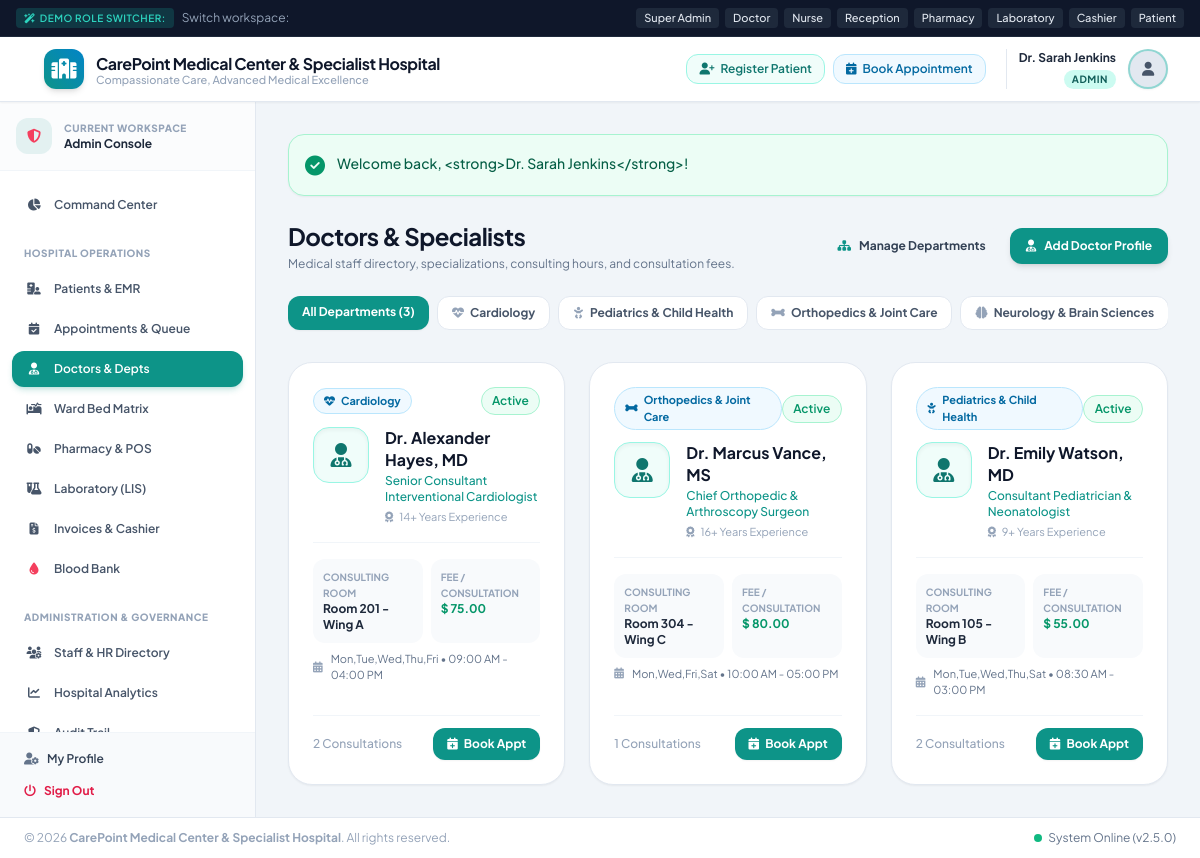
/modules/doctors/index.php (signed in), run on the app's committed database.
### tables this page shows
CREATE TABLE IF NOT EXISTS `departments` (
  `id` INT AUTO_INCREMENT PRIMARY KEY,
  `name` VARCHAR(100) NOT NULL,
  `description` TEXT NULL,
  `icon` VARCHAR(50) DEFAULT 'fa-stethoscope',
  `status` ENUM('active', 'inactive') DEFAULT 'active',
  `created_at` TIMESTAMP DEFAULT CURRENT_TIMESTAMP
);

CREATE TABLE IF NOT EXISTS `doctors` (
  `id` INT AUTO_INCREMENT PRIMARY KEY,
  `user_id` INT NOT NULL UNIQUE,
  `department_id` INT NOT NULL,
  `specialization` VARCHAR(150) NOT NULL,
  `consultation_fee` DECIMAL(10,2) NOT NULL DEFAULT 50.00,
  `room_no` VARCHAR(30) NULL,
  `experience_years` INT DEFAULT 5,
  `bio` TEXT NULL,
  `schedule_days` VARCHAR(100) DEFAULT 'Mon,Tue,Wed,Thu,Fri',
  `schedule_time_start` TIME DEFAULT '09:00:00',
  `schedule_time_end` TIME DEFAULT '17:00:00',
  `status` ENUM('active', 'on_leave', 'inactive') DEFAULT 'active',
  `created_at` TIMESTAMP DEFAULT CURRENT_TIMESTAMP,
  FOREIGN KEY (`user_id`) REFERENCES `users`(`id`) ON DELETE CASCADE,
  FOREIGN KEY (`department_id`) REFERENCES `departments`(`id`) ON DELETE RESTRICT
);

CREATE TABLE IF NOT EXISTS `users` (
  `id` INT AUTO_INCREMENT PRIMARY KEY,
  `username` VARCHAR(60) NOT NULL UNIQUE,
  `password_hash` VARCHAR(255) NOT NULL,
  `full_name` VARCHAR(150) NOT NULL,
  `email` VARCHAR(120) NOT NULL UNIQUE,
  `phone` VARCHAR(30) NULL,
  `role` ENUM('admin', 'doctor', 'nurse', 'receptionist', 'pharmacist', 'lab_tech', 'accountant', 'patient') NOT NULL DEFAULT 'patient',
  `avatar` VARCHAR(255) NULL,
  `status` ENUM('active', 'inactive', 'suspended') NOT NULL DEFAULT 'active',
  `created_at` TIMESTAMP DEFAULT CURRENT_TIMESTAMP,
  `updated_at` TIMESTAMP DEFAULT CURRENT_TIMESTAMP ON UPDATE CURRENT_TIMESTAMP
);

### config/helpers.php (called while the page is built, shortened)
<?php
function e(?string $string): string {
    return htmlspecialchars($string ?? '', ENT_QUOTES, 'UTF-8');
}
function isLoggedIn(): bool {
    return isset($_SESSION['user_id']) && !empty($_SESSION['user_id']);
}
function currentRole(): string {
    return $_SESSION['user_role'] ?? 'guest';
}
function hasRole($roles): bool {
    $userRole = currentRole();
    if ($userRole === 'admin') return true;
    return $userRole === $roles;
}
function getSetting(string $key, $default = null) {
    static $settingsCache = null;
    $pdo = Database::getConnection();
    if ($settingsCache === null) {
        $settingsCache = [];
        try {
            $stmt = $pdo->query("SELECT `key`, `value` FROM system_settings");
            while ($row = $stmt->fetch()) {
                $settingsCache[$row['key']] = $row['value'];
            }
        } catch (Exception $e) {
            return $default;
        }
    }
    return $settingsCache[$key] ?? $default;
}
function formatMoney($amount): string {
    $currency = getSetting('currency_symbol', DEFAULT_CURRENCY);
    $formatted = number_format((float)($amount ?? 0), 2);
    return $currency . ' ' . $formatted;
}

### modules/doctors/index.php (the view, shortened to what this page needs)
<?php
require_once __DIR__ . '/../../includes/header.php';
$pdo = Database::getConnection();
$deptFilter = (int)($_GET['department'] ?? 0);
$sql = "SELECT d.*, u.full_name, u.email, u.phone, u.avatar, dep.name as department_name, dep.icon as dept_icon,
        (SELECT COUNT(*) FROM appointments a WHERE a.doctor_id = d.id) as total_appointments
        FROM doctors d
        JOIN users u ON d.user_id = u.id
        JOIN departments dep ON d.department_id = dep.id
        WHERE d.status != 'inactive'";
$params = [];
$sql .= " ORDER BY dep.name ASC, u.full_name ASC";
$stmt = $pdo->prepare($sql);
$stmt->execute($params);
$doctors = $stmt->fetchAll();
$departments = $pdo->query("SELECT * FROM departments WHERE status = 'active'")->fetchAll();
?>
<div class="space-y-6">
    <div class="flex flex-col sm:flex-row sm:items-center sm:justify-between gap-4">
        <div>
            <h1 class="text-2xl font-bold text-slate-900 tracking-tight">Doctors & Specialists</h1>
            <p class="text-xs text-slate-500 mt-1">Medical staff directory, specializations, consulting hours, and consultation fees.</p>
        </div>
        <div class="flex items-center space-x-2">
            <a href="departments.php" class="px-4 py-2.5 bg-slate-100 hover:bg-slate-200 text-slate-700 text-xs font-bold rounded-xl transition">
                <i class="fa-solid fa-sitemap mr-1.5 text-teal-600"></i> Manage Departments
            </a>
            <?php if (hasRole('admin')): ?>
                <a href="add.php" class="px-4 py-2.5 bg-teal-600 hover:bg-teal-700 text-white text-xs font-bold rounded-xl shadow-md transition">
                    <i class="fa-solid fa-user-doctor mr-1.5"></i> Add Doctor Profile
                </a>
            <?php endif; ?>
        </div>
    </div>
    <div class="flex overflow-x-auto space-x-2 pb-2">
        <a href="index.php" class="px-3.5 py-2 rounded-xl text-xs font-bold transition whitespace-nowrap <?= $deptFilter === 0 ? 'bg-teal-600 text-white shadow-sm' : 'bg-white text-slate-600 hover:bg-slate-50 border border-slate-200' ?>">
            All Departments (<?= count($doctors) ?>)
        </a>
        <?php foreach ($departments as $dept): ?>
            <a href="?department=<?= $dept['id'] ?>" class="px-3.5 py-2 rounded-xl text-xs font-bold transition whitespace-nowrap <?= $deptFilter === (int)$dept['id'] ? 'bg-teal-600 text-white shadow-sm' : 'bg-white text-slate-600 hover:bg-slate-50 border border-slate-200' ?>">
                <i class="fa-solid <?= e($dept['icon']) ?> mr-1 text-slate-400"></i> <?= e($dept['name']) ?>
            </a>
        <?php endforeach; ?>
    </div>
    <div class="grid grid-cols-1 md:grid-cols-2 lg:grid-cols-3 gap-6">
        <?php if (!empty($doctors)): ?>
            <?php foreach ($doctors as $doc): ?>
                <div class="bg-white rounded-3xl p-6 border border-slate-200 shadow-sm card-hover flex flex-col justify-between space-y-4">
                    <div>
                        <div class="flex items-center justify-between mb-3">
                            <span class="inline-flex items-center px-2.5 py-1 rounded-full text-[11px] font-bold bg-sky-50 text-sky-700 border border-sky-200">
                                <i class="fa-solid <?= e($doc['dept_icon']) ?> mr-1.5"></i> <?= e($doc['department_name']) ?>
                            </span>
                            <span class="badge <?= $doc['status'] === 'active' ? 'badge-success' : 'badge-warning' ?>">
                                <?= e(ucfirst(str_replace('_', ' ', $doc['status']))) ?>
                            </span>
                        </div>
                        <div class="flex items-start space-x-4">
                            <div class="w-14 h-14 rounded-2xl bg-teal-50 border border-teal-200 text-teal-700 flex items-center justify-center text-2xl font-black shadow-inner shrink-0">
                                <i class="fa-solid fa-user-doctor"></i>
                            </div>
                            <div>
                                <h3 class="font-bold text-slate-900 text-base leading-snug"><?= e($doc['full_name']) ?></h3>
                                <p class="text-xs text-teal-600 font-medium mt-0.5"><?= e($doc['specialization']) ?></p>
                                <p class="text-[11px] text-slate-400 mt-1"><i class="fa-solid fa-award mr-1"></i> <?= $doc['experience_years'] ?>+ Years Experience</p>
                            </div>
                        </div>
                        <div class="mt-4 pt-4 border-t border-slate-100 grid grid-cols-2 gap-2 text-xs">
                            <div class="p-2.5 bg-slate-50 rounded-xl">
                                <span class="text-[10px] uppercase font-bold text-slate-400 block">Consulting Room</span>
                                <span class="font-bold text-slate-800"><?= e($doc['room_no'] ?: 'Room TBD') ?></span>
                            </div>
                            <div class="p-2.5 bg-slate-50 rounded-xl">
                                <span class="text-[10px] uppercase font-bold text-slate-400 block">Fee / Consultation</span>
                                <span class="font-bold text-emerald-600"><?= formatMoney($doc['consultation_fee']) ?></span>
                            </div>
                        </div>
                        <div class="mt-2 text-[11px] text-slate-500 flex items-center space-x-2">
                            <i class="fa-solid fa-calendar-days text-slate-400"></i>
                            <span><?= e($doc['schedule_days']) ?> &bull; <?= date('h:i A', strtotime($doc['schedule_time_start'])) ?> - <?= date('h:i A', strtotime($doc['schedule_time_end'])) ?></span>
                        </div>
                    </div>
                    <div class="pt-3 border-t border-slate-100 flex items-center justify-between">
                        <span class="text-xs text-slate-400 font-medium"><?= $doc['total_appointments'] ?> Consultations</span>
                        <a href="<?= APP_URL ?>/modules/appointments/book.php?doctor_id=<?= $doc['id'] ?>" class="px-3.5 py-2 bg-teal-600 hover:bg-teal-700 text-white rounded-xl text-xs font-bold transition shadow-sm">
                            <i class="fa-solid fa-calendar-plus mr-1"></i> Book Appt
                        </a>
                    </div>
                </div>
            <?php endforeach; ?>
        <?php endif; ?>
    </div>
</div>
<?php require_once __DIR__ . '/../../includes/footer.php'; ?>

### assets/css/style.css (style rules this page uses)
body { font-family: 'Plus Jakarta Sans', -apple-system, BlinkMacSystemFont, "Segoe UI", Roboto, sans-serif; color: #1e293b; background-color: #f8fafc; }
.card-hover { transition: all 0.25s cubic-bezier(0.4, 0, 0.2, 1); }
.badge { display: inline-flex; align-items: center; padding: 0.25rem 0.65rem; font-size: 0.75rem; font-weight: 600; border-radius: 9999px; }
.badge-success { background-color: #ecfdf5; color: #059669; border: 1px solid #a7f3d0; }

### data on the page
departments: name "Cardiology"
departments: name "Pediatrics & Child Health"
departments: name "Orthopedics & Joint Care"
departments: name "Neurology & Brain Sciences"
doctors: department.name "Cardiology", status "Active", user.full_name "Dr. Alexander Hayes, MD", specialization "Senior Consultant Interventional Cardiologist", experience_years "14", room_no "Room 201 - Wing A", consultation_fee "$ 75.00", schedule_days "Mon,Tue,Wed,Thu,Fri", schedule_time_start "09:00 AM", schedule_time_end "04:00 PM", total_appointments "2"
doctors: department.name "Orthopedics & Joint Care", status "Active", user.full_name "Dr. Marcus Vance, MS", specialization "Chief Orthopedic & Arthroscopy Surgeon", experience_years "16", room_no "Room 304 - Wing C", consultation_fee "$ 80.00", schedule_days "Mon,Wed,Fri,Sat", schedule_time_start "10:00 AM", schedule_time_end "05:00 PM", total_appointments "1"
doctors: department.name "Pediatrics & Child Health", status "Active", user.full_name "Dr. Emily Watson, MD", specialization "Consultant Pediatrician & Neonatologist", experience_years "9", room_no "Room 105 - Wing B", consultation_fee "$ 55.00", schedule_days "Mon,Tue,Wed,Thu,Sat", schedule_time_start "08:30 AM", schedule_time_end "03:00 PM", total_appointments "2"

### other printed values
$hospitalName "CarePoint Medical Center & Specialist Hospital"
$hospitalTagline "Compassionate Care, Advanced Medical Excellence"
$user['name'] "Dr. Sarah Jenkins"
$user['role'] "ADMIN"
$userRole "Admin"
$flash['message'] "Welcome back, <strong>Dr. Sarah Jenkins</strong>!"
count($doctors) "3"
getSetting('hospital_name', DEFAULT_HOSPITAL_NAME) "CarePoint Medical Center & Specialist Hospital"
APP_VERSION "2.5.0"
